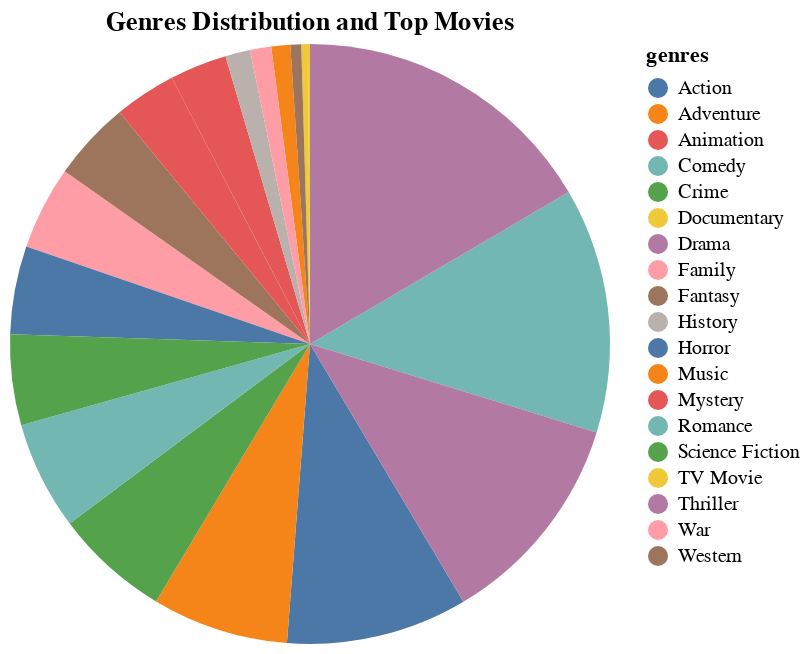

Notebook source saved alongside this figure:
### Code cell
# plot the genres distribution and show top 10 movies as a tooltip
alt.Chart(genres).mark_arc().encode(
    theta=alt.Theta(field='percentage', type='quantitative', stack=True),
    color=alt.Color(field='genres', type='nominal'),
    tooltip=[alt.Tooltip('genres', title='Genre'), alt.Tooltip('percentage', format='.2f', title='Percentage'), alt.Tooltip('top_movies', title='Top Movies')],
    order=alt.Order('count', sort='descending')
).properties(
    title='Genres Distribution and Top Movies'
).interactive()

### Figure 1 — Vega-Lite specification as saved in the notebook (floating-point values rounded to 4 significant figures)
{"config": {"view": {"continuousWidth": 300, "continuousHeight": 300}}, "data": {"name": "data-c7e71c6d53259da9ebc31dac8d24724f"}, "mark": {"type": "arc"}, "encoding": {"color": {"field": "genres", "type": "nominal"}, "order": {"field": "count", "sort": "descending", "type": "quantitative"}, "theta": {"field": "percentage", "stack": true, "type": "quantitative"}, "tooltip": [{"field": "genres", "title": "Genre", "type": "nominal"}, {"field": "percentage", "format": ".2f", "title": "Percentage", "type": "quantitative"}, {"field": "top_movies", "title": "Top Movies", "type": "nominal"}]}, "params": [{"name": "param_131", "select": {"type": "interval", "encodings": ["x", "y"]}, "bind": "scales"}], "title": "Genres Distribution and Top Movies", "$schema": "https://vega.github.io/schema/vega-lite/v5.17.0.json", "datasets": {"data-c7e71c6d53259da9ebc31dac8d24724f": [{"genres": "Action", "count": 1176, "score": 6.14, "percentage": 9.77, "top_movies": "1. The Dark Knight 2. The Empire Strikes Back 3. Inception 4. The Lord of the Rings: The Return of the King 5. Star Wars 6. The Lord of the Rings: The Fellowship of the Ring 7. The Lord of the Rings: The Two Towers 8. Scarface 9. Guardians of the Galaxy 10. The Matrix"}, {"genres": "Adventure", "count": 885, "score": 6.242, "percentage": 7.352, "top_movies": "1. Spirited Away 2. The Empire Strikes Back 3. Inception 4. Interstellar 5. The Lord of the Rings: The Return of the King 6. Star Wars 7. Howl's Moving Castle 8. Princess Mononoke 9. The Lord of the Rings: The Fellowship of the Ring 10. The Lord of the Rings: The Two Towers"}, {"genres": "Animation", "count": 370, "score": 6.482, "percentage": 3.074, "top_movies": "1. Spirited Away 2. Your Name. 3. Howl's Moving Castle 4. Princess Mononoke 5. The Lion King 6. Inside Out 7. Grave of the Fireflies 8. My Neighbor Totoro 9. Up 10. WALL·E"}, {"genres": "Comedy", "count": 1591, "score": 6.124, "percentage": 13.22, "top_movies": "1. Dilwale Dulhania Le Jayenge 2. Life Is Beautiful 3. Forrest Gump 4. The Intouchables 5. Back to the Future 6. The Grand Budapest Hotel 7. The Wolf of Wall Street 8. Inside Out 9. La La Land 10. Dr. Strangelove or: How I Learned to Stop Worrying and Love the Bomb"}, {"genres": "Crime", "count": 747, "score": 6.335, "percentage": 6.206, "top_movies": "1. The Shawshank Redemption 2. The Godfather 3. The Dark Knight 4. Pulp Fiction 5. The Godfather: Part II 6. Leon: The Professional 7. The Green Mile 8. GoodFellas 9. Se7en 10. The Silence of the Lambs"}, {"genres": "Documentary", "count": 43, "score": 6.641, "percentage": 0.3572, "top_movies": "1. Citizenfour 2. Blackfish 3. Planet Earth 4. Senna 5. Searching for Sugar Man 6. Amy 7. The Cove 8. Going Clear: Scientology and the Prison of Belief 9. One Direction: This Is Us 10. Inside Job"}, {"genres": "Drama", "count": 1992, "score": 6.49, "percentage": 16.55, "top_movies": "1. The Shawshank Redemption 2. The Godfather 3. Dilwale Dulhania Le Jayenge 4. The Dark Knight 5. Fight Club 6. Schindler's List 7. Whiplash 8. Life Is Beautiful 9. The Godfather: Part II 10. One Flew Over the Cuckoo's Nest"}, {"genres": "Family", "count": 541, "score": 6.245, "percentage": 4.494, "top_movies": "1. Spirited Away 2. Back to the Future 3. The Lion King 4. Inside Out 5. Harry Potter and the Deathly Hallows: Part 2 6. My Neighbor Totoro 7. Up 8. WALL·E 9. Big Hero 6 10. It's a Wonderful Life"}, {"genres": "Fantasy", "count": 516, "score": 6.226, "percentage": 4.287, "top_movies": "1. Spirited Away 2. The Green Mile 3. The Lord of the Rings: The Return of the King 4. Howl's Moving Castle 5. Princess Mononoke 6. The Lord of the Rings: The Fellowship of the Ring 7. The Lord of the Rings: The Two Towers 8. Harry Potter and the Deathly Hallows: Part 2 9. My Neighbor Totoro 10. It's a Wonderful Life"}, {"genres": "History", "count": 161, "score": 6.627, "percentage": 1.338, "top_movies": "1. Schindler's List 2. The Imitation Game 3. Saving Private Ryan 4. 12 Years a Slave 5. Dallas Buyers Club 6. Hacksaw Ridge 7. Spotlight 8. Braveheart 9. Amadeus 10. The Elephant Man"}, {"genres": "Horror", "count": 572, "score": 5.939, "percentage": 4.752, "top_movies": "1. Psycho 2. The Shining 3. Alien 4. The Thing 5. Aliens 6. Train to Busan 7. Jaws 8. Shaun of the Dead 9. The Exorcist 10. The Conjuring"}, {"genres": "Music", "count": 123, "score": 6.434, "percentage": 1.022, "top_movies": "1. La La Land 2. Sing Street 3. Amadeus 4. Singin' in the Rain 5. Straight Outta Compton 6. Beauty and the Beast 7. The Blues Brothers 8. Moulin Rouge! 9. Pitch Perfect 10. The Sound of Music"}, {"genres": "Mystery", "count": 401, "score": 6.326, "percentage": 3.331, "top_movies": "1. Inception 2. Se7en 3. Memento 4. Rear Window 5. The Prestige 6. Gone Girl 7. Oldboy 8. 2001: A Space Odyssey 9. Shutter Island 10. Citizen Kane"}, {"genres": "Romance", "count": 704, "score": 6.321, "percentage": 5.849, "top_movies": "1. Dilwale Dulhania Le Jayenge 2. Forrest Gump 3. Your Name. 4. La La Land 5. Her 6. Eternal Sunshine of the Spotless Mind 7. Cinema Paradiso 8. Vertigo 9. Amélie 10. The Theory of Everything"}, {"genres": "Science Fiction", "count": 588, "score": 6.194, "percentage": 4.885, "top_movies": "1. The Empire Strikes Back 2. Inception 3. Interstellar 4. Star Wars 5. Back to the Future 6. A Clockwork Orange 7. Guardians of the Galaxy 8. The Matrix 9. Return of the Jedi 10. Alien"}, {"genres": "TV Movie", "count": 13, "score": 6.046, "percentage": 0.108, "top_movies": "1. Black Mirror: White Christmas 2. Before the Flood 3. Duel 4. Descendants 2 5. High School Musical 6. StarStruck 7. Camp Rock 8. Teen Beach Movie 9. Geek Charming 10. Ice Age: A Mammoth Christmas"}, {"genres": "Thriller", "count": 1407, "score": 6.174, "percentage": 11.69, "top_movies": "1. The Dark Knight 2. Pulp Fiction 3. Psycho 4. Leon: The Professional 5. Inception 6. Se7en 7. The Silence of the Lambs 8. Memento 9. The Shining 10. Reservoir Dogs"}, {"genres": "War", "count": 137, "score": 6.658, "percentage": 1.138, "top_movies": "1. Schindler's List 2. The Imitation Game 3. The Pianist 4. Inglourious Basterds 5. Grave of the Fireflies 6. Apocalypse Now 7. Saving Private Ryan 8. Full Metal Jacket 9. Dr. Strangelove or: How I Learned to Stop Worrying and Love the Bomb 10. Band of Brothers"}, {"genres": "Western", "count": 70, "score": 6.491, "percentage": 0.5815, "top_movies": "1. The Good, the Bad and the Ugly 2. Once Upon a Time in the West 3. Django Unchained 4. The Hateful Eight 5. For a Few Dollars More 6. Unforgiven 7. Dances with Wolves 8. A Fistful of Dollars 9. The Revenant 10. Spirit: Stallion of the Cimarron"}]}}
